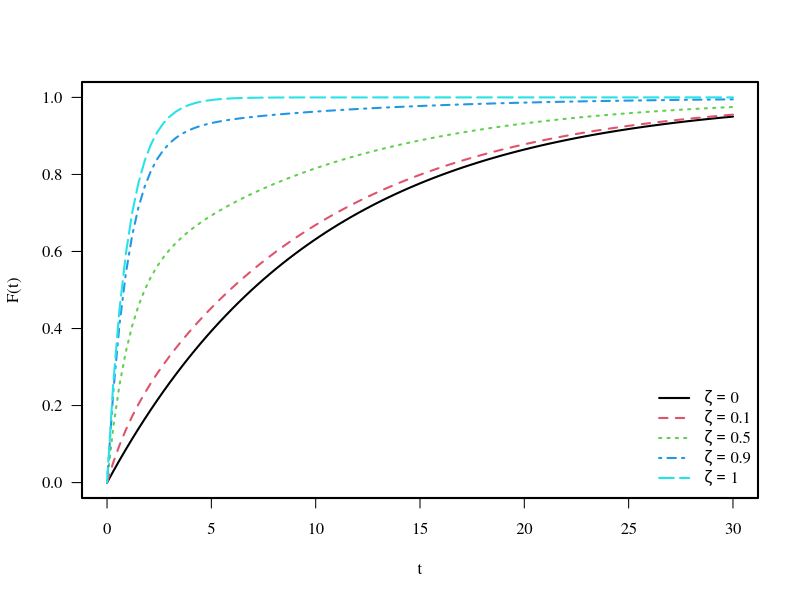
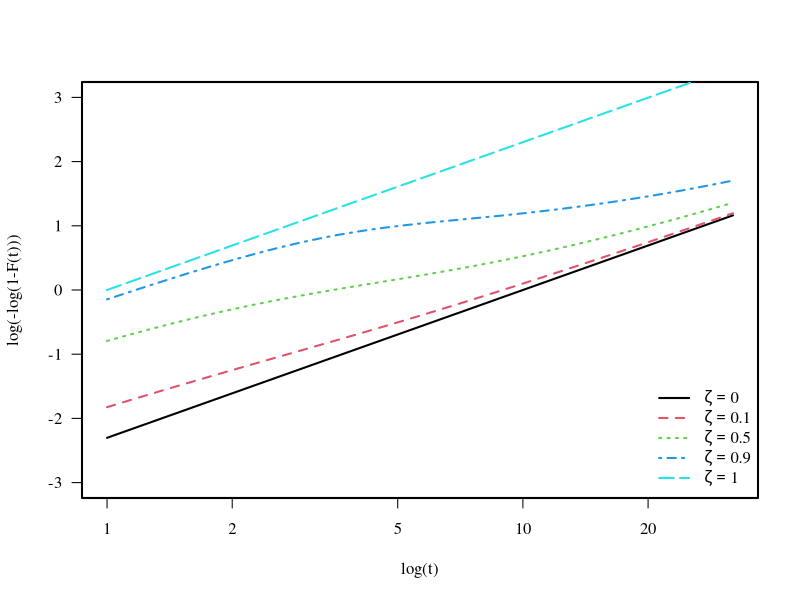
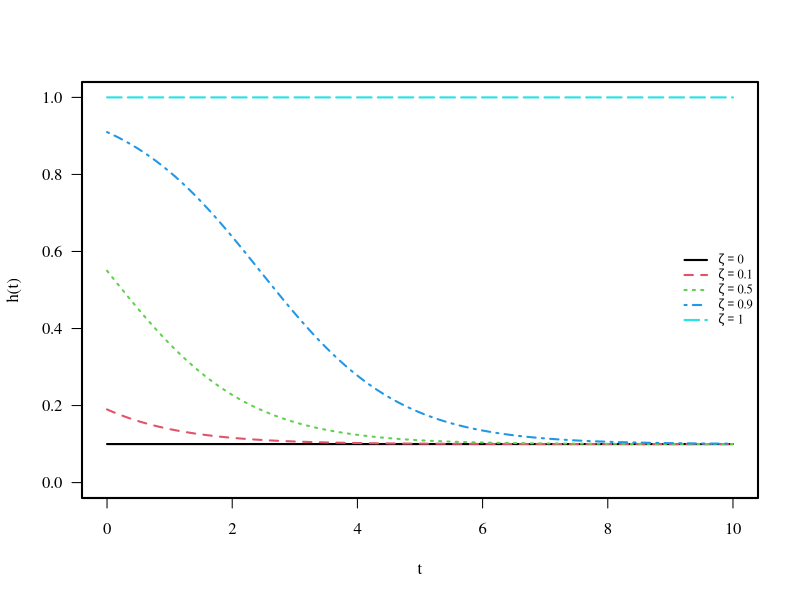

Source code (R) for these figures, in order:
## ---- chunk 1
par(family = 'serif', lwd = 2, las = 1)

MIX <- function(t,eta) 1-eta*exp(-1*t)-(1-eta)*exp(-1*(t/10))
eta = c(0,0.1,0.5,0.9,1)

for(i in 1:length(eta)) {
  curve(MIX(x, eta = eta[i]),
        add = ifelse(i==1,F,T),
        xlab = 't',
        ylab = 'F(t)',
        col = i,
        lty = i,
        xlim = c(0,30),
        ylim = c(0,1))
}
legend("bottomright", 
       c(expression(zeta==0.0),
         expression(zeta==0.1),
         expression(zeta==0.5), 
         expression(zeta==0.9),
         expression(zeta==1.0)),
       lty = 1:5,
       col = 1:5,
       bty ="n",
       xjust = 0.5)
## ---- chunk 2
par(family="serif", lwd = 2, las = 1)

for(i in 1:length(eta)) {
  curve(log(-log(1-MIX(x, eta = eta[i]))),
        add = ifelse(i==1,F,T),
        xlab = 'log(t)',
        ylab = "log(-log(1-F(t)))",
        col = i,
        lty = i,
        xlim = c(1,32),
        ylim = c(-3,3),
        log = 'x')
}
legend("bottomright", 
       c(expression(zeta==0.0),
         expression(zeta==0.1),
         expression(zeta==0.5), 
         expression(zeta==0.9),
         expression(zeta==1.0)),
       lty = 1:5,
       col = 1:5,
       bty = "n",
       xjust = 0.5)
## ---- chunk 3
DMIX<-function(t,eta)  {
 d.1<-body(MIX)                   #Extract body of function MIX
 d.2<-as.expression(d.1)          #Convert body to an expression
 d.3<-D(d.2,"t")                  #Take derivative of expression
 d.4<-function(t,eta) eval(d.3)   #Convert derivative expression to function
 return(d.4(t,eta))               #Return value of derivative
}
## ---- chunk 4
par(family="serif", lwd = 2, las = 1)

for(i in 1:length(eta)) {
  curve(DMIX(x, eta[i])/(1-MIX(x,eta[i])),
        add = ifelse(i==1,F,T),
        xlab = 't',
        ylab = "h(t)",
        col = i,
        lty = i,
        xlim = c(0,10),
        ylim = c(0,1))
}
legend("right", 
       c(expression(zeta==0.0),
         expression(zeta==0.1),
         expression(zeta==0.5), 
         expression(zeta==0.9),
         expression(zeta==1.0)),
       lty = 1:5,
       col = 1:5,
       cex = 0.75,
       bty = "n",
       xjust = 0.5)
